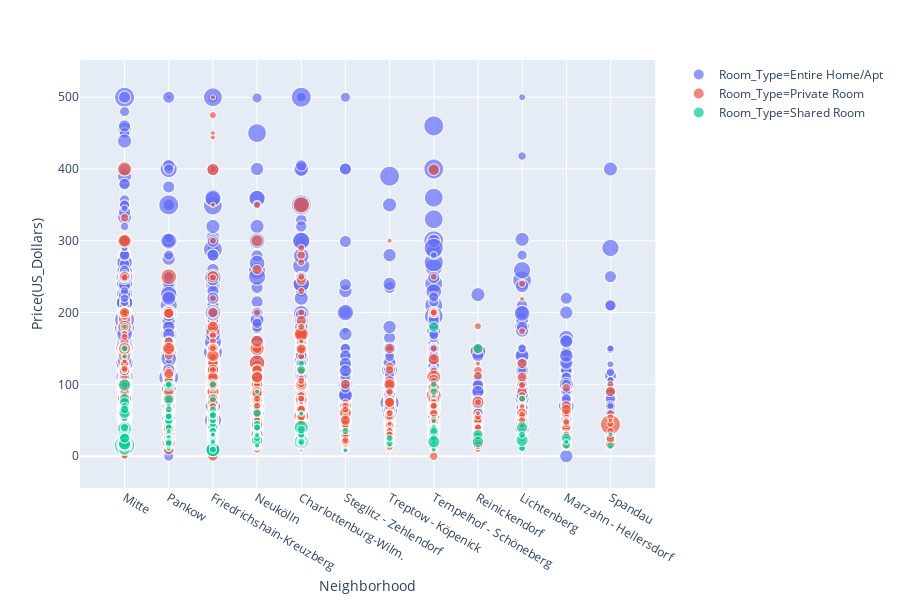

Notebook code for this chart:
### Code cell
#Scatter 3

scat_3 = px.scatter(df, x="Neighborhood", y="Price(US_Dollars)", color="Room_Type", marginal_y="rug", marginal_x="histogram")
plotly.offline.iplot(scat_2)

### Figure 1 — Plotly figure (JSON) as saved in the notebook; plotly's stock layout.template omitted (floating-point values rounded to 4 significant figures; data arrays with more than 128 entries replaced by an {"elided": "..."} marker saying what was removed)
{"data": [{"hoverlabel": {"namelength": 0}, "hovertemplate": "Room_Type=Entire Home/Apt<br>Neighborhood=%{x}<br>Price(US_Dollars)=%{y}<br>Accommodates=%{marker.size}", "legendgroup": "Room_Type=Entire Home/Apt", "marker": {"color": "#636efa", "size": {"elided": "10379 int values"}, "sizemode": "area", "sizeref": 0.04, "symbol": "circle"}, "mode": "markers", "name": "Room_Type=Entire Home/Apt", "showlegend": true, "type": "scattergl", "x": {"elided": "10379 str values"}, "xaxis": "x", "y": {"elided": "10379 int values"}, "yaxis": "y"}, {"hoverlabel": {"namelength": 0}, "hovertemplate": "Room_Type=Private Room<br>Neighborhood=%{x}<br>Price(US_Dollars)=%{y}<br>Accommodates=%{marker.size}", "legendgroup": "Room_Type=Private Room", "marker": {"color": "#EF553B", "size": {"elided": "11112 int values"}, "sizemode": "area", "sizeref": 0.04, "symbol": "circle"}, "mode": "markers", "name": "Room_Type=Private Room", "showlegend": true, "type": "scattergl", "x": {"elided": "11112 str values"}, "xaxis": "x", "y": {"elided": "11112 int values"}, "yaxis": "y"}, {"hoverlabel": {"namelength": 0}, "hovertemplate": "Room_Type=Shared Room<br>Neighborhood=%{x}<br>Price(US_Dollars)=%{y}<br>Accommodates=%{marker.size}", "legendgroup": "Room_Type=Shared Room", "marker": {"color": "#00cc96", "size": {"elided": "282 int values"}, "sizemode": "area", "sizeref": 0.04, "symbol": "circle"}, "mode": "markers", "name": "Room_Type=Shared Room", "showlegend": true, "type": "scattergl", "x": {"elided": "282 str values"}, "xaxis": "x", "y": {"elided": "282 int values"}, "yaxis": "y"}], "layout": {"height": 600, "legend": {"itemsizing": "constant", "tracegroupgap": 0}, "margin": {"t": 60}, "xaxis": {"anchor": "y", "domain": [0, 0.98], "title": {"text": "Neighborhood"}}, "yaxis": {"anchor": "x", "domain": [0, 1], "title": {"text": "Price(US_Dollars)"}}}}
